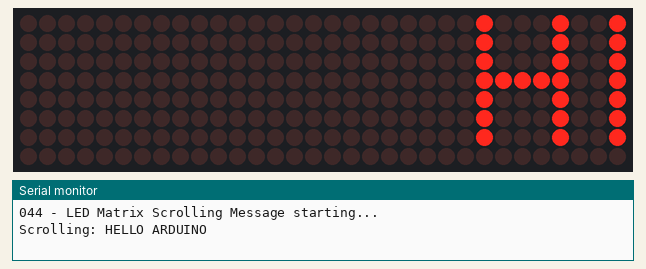
The sketch below on a simulated Arduino Uno, built with avr-gcc and run on an emulated ATmega328P. On the bench: 32×8 LED matrix, the last lines printed to the serial monitor.

Above: at 0.48 s.
At 5.3 s:
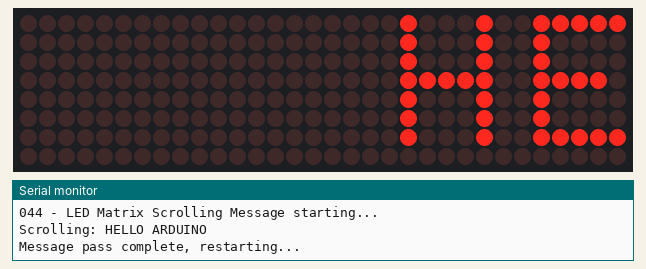
At 10.42 s:
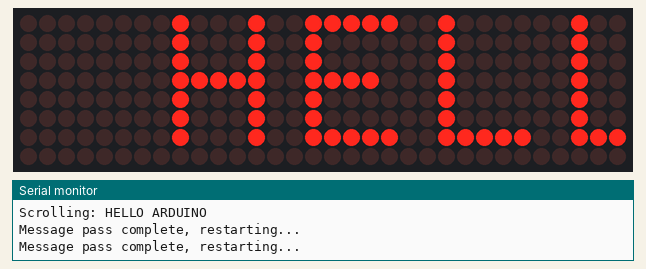
At 20.02 s:
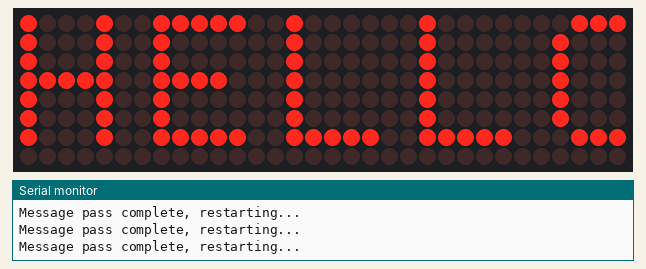
At 29.62 s:
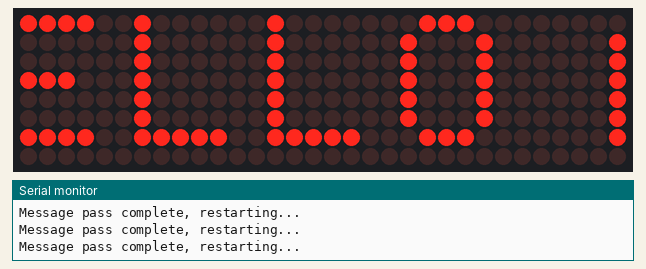
At 39.22 s:
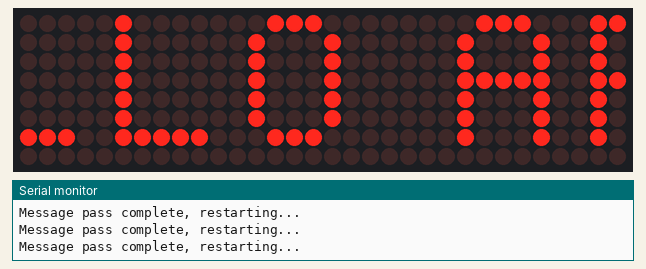

The sketch:

LED-Matrix-Scrolling-Message.ino
```cpp
// 044 - LED Matrix Scrolling Message
// Scrolls the text "HELLO ARDUINO" left across an 8x8 MAX7219 LED matrix
// module, over and over again.
// Board: Arduino Uno
//
// Libraries (Arduino IDE -> Sketch -> Include Library -> Manage Libraries):
//   - MD_Parola     (by MajicDesigns / Marco Colli)
//   - MD_MAX72XX    (by MajicDesigns / Marco Colli)  <- installed as a dependency
//
// Wiring:
//   MAX7219 module DIN  -> Arduino pin 11 (MOSI)
//   MAX7219 module CLK  -> Arduino pin 13 (SCK)
//   MAX7219 module CS   -> Arduino pin 10 (chip select)
//   MAX7219 module VCC  -> 5V, GND -> GND

#include <SPI.h>          // the MAX7219 is driven over the SPI bus
#include <MD_MAX72xx.h>   // low level driver for the MAX7219 chip
#include <MD_Parola.h>    // text effects and scrolling engine on top of it

// ---------------------------------------------------------------------------
// Hardware constants
// ---------------------------------------------------------------------------
// If your matrix shows garbled or rotated characters, try another module type,
// e.g. MD_MAX72XX::FC16_HW, MD_MAX72XX::GENERIC_HW or MD_MAX72XX::PAROLA_HW.
const MD_MAX72XX::moduleType_t HARDWARE_TYPE = MD_MAX72XX::FC16_HW;

const uint8_t MAX_DEVICES = 4;   // number of 8x8 modules in the chain (1 to 8)
const uint8_t DATA_PIN = 11;     // SPI MOSI  - module DIN
const uint8_t CLK_PIN = 13;      // SPI SCK   - module CLK
const uint8_t CS_PIN = 10;       // chip select - module CS

// ---------------------------------------------------------------------------
// Display settings - change these to personalise the project
// ---------------------------------------------------------------------------
const char MESSAGE[] = "HELLO ARDUINO";  // <-- put your own text here (max ~100 chars)

const uint8_t BRIGHTNESS = 7;      // intensity from 0 (dim) to 15 (bright)
const uint16_t SCROLL_SPEED = 40;  // milliseconds per animation frame;
                                   // LOWER = faster, e.g. 15 = quick, 80 = slow
const textPosition_t TEXT_ALIGN = PA_LEFT;   // where the text starts
const textEffect_t TEXT_EFFECT = PA_SCROLL_LEFT;  // scroll direction

// ---------------------------------------------------------------------------
// The Parola display object: module type, DATA, CLK, CS pins, device count
// ---------------------------------------------------------------------------
MD_Parola matrix = MD_Parola(HARDWARE_TYPE, DATA_PIN, CLK_PIN, CS_PIN, MAX_DEVICES);

void setup() {
  Serial.begin(9600);
  Serial.println(F("044 - LED Matrix Scrolling Message starting..."));

  // Start the matrix (begin() returns false if the hardware is not answering)
  if (!matrix.begin()) {
    Serial.println(F("ERROR: MAX7219 matrix not found – check DIN/CLK/CS!"));
    while (true) { delay(1000); }
  }

  matrix.setIntensity(BRIGHTNESS);        // 0..15 brightness
  matrix.setCharSpacing(2);               // 2 blank columns between letters
  matrix.setSpeed(SCROLL_SPEED);          // animation frame time

  // Load the message and start the left scrolling animation.
  // The library keeps the text inside a RAM buffer, so MESSAGE must stay
  // in memory (it is a global const char[], that is fine).
  matrix.displayScroll(MESSAGE, TEXT_ALIGN, TEXT_EFFECT, SCROLL_SPEED);

  Serial.print(F("Scrolling: "));
  Serial.println(MESSAGE);
}

void loop() {
  // displayAnimate() advances the animation by one frame.
  // It returns TRUE when the whole message has finished one pass.
  if (matrix.displayAnimate()) {
    // Animation finished -> restart it so the message loops forever.
    matrix.displayReset();
    Serial.println(F("Message pass complete, restarting..."));
  }
}
```
